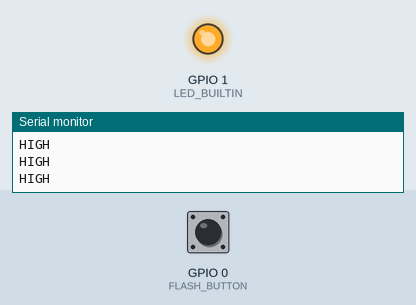
The sketch below on a simulated ESP32. Shown: output pins drawn as LEDs (lit = HIGH), the last lines printed to the serial monitor. The test bench sets the inputs (shaded band); at power-on: GPIO 0 (FLASH_BUTTON) HIGH.

Above: at 2.8 s.
2.9 s: GPIO 0 (FLASH_BUTTON) pulled LOW for 1.2 s
At 4.3 s:
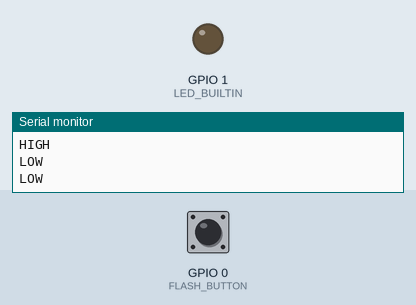
6.5 s: GPIO 0 (FLASH_BUTTON) pulled LOW for 3.2 s
At 10.9 s:
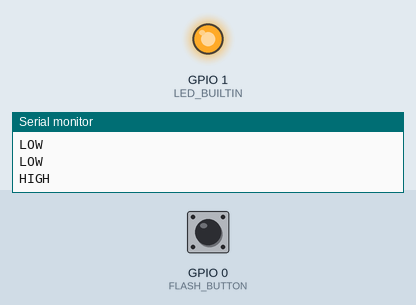
Timing chart, 0 to 12.4 s (numbered marks = the images above; inputs shaded):
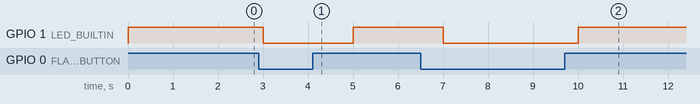

Measured:
- after the input at 2.9 s, GPIO 1 (LED_BUILTIN): HIGH → LOW after 0.10 s, → HIGH 2.0 s later
- after the input at 6.5 s, GPIO 1 (LED_BUILTIN): HIGH → LOW after 0.50 s, → HIGH 3.0 s later

The sketch:

Button.ino
```cpp
#define LED_BUILTIN 1
#define FLASH_BUTTON 0
#define GPIO_05 5 //D1 on NodeMCU 0.9
#include<nvs_flash.h>
#include<WiFi.h>


void setup() {
    pinMode(FLASH_BUTTON, INPUT_PULLUP);
    pinMode(LED_BUILTIN, OUTPUT);
    Serial.begin(115200L);
    nvs_flash_erase();
}


void loop() {
    int value = digitalRead(FLASH_BUTTON);

    Serial.println((value == HIGH)?"HIGH":"LOW");
    digitalWrite(LED_BUILTIN, value);

    delay(1000);
}
```
